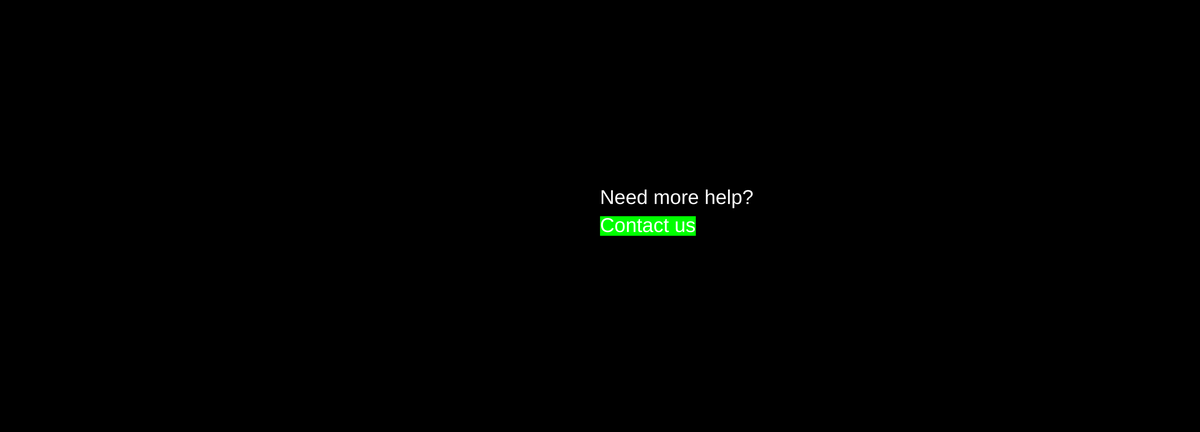
Frame 1 (no input)
Frame 60 (no input): identical to frame 1, image omitted
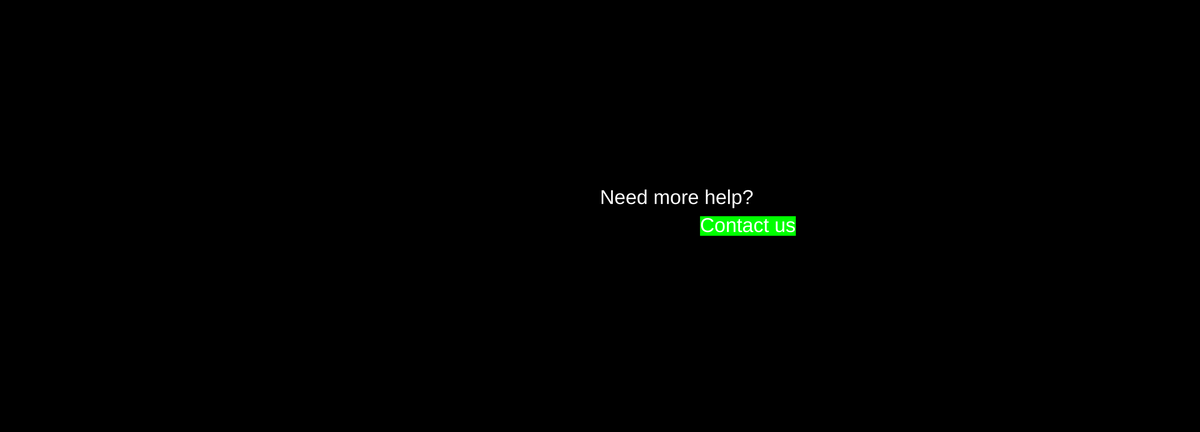
Frame 120 (the mouse pressed at the canvas centre since frame 60)

The p5.js sketch that drew these frames (run headless with seeded random() and noise() and a simulated clock; from frame 60 on, the mouse is pressed at the canvas centre):

// p5.js sketch
// ── sketch.js
function setup()
{
    createCanvas(3000,1080);
   
}

function draw()
{
 background(0);
 
 fill(255);
 textSize(50);
 text("Need more help?",width/2,height/2 - 30);
    
    if(dist(mouseX, mouseY, width/2, height/2) < 300)
    {
        fill(0,255,0);
        rect(mouseX + 250,height/2,240,50);
        fill(255);
        textSize(50);
        text("Contact us", mouseX + 250, height/2 + 40);
    }
    
  else
    {
        fill(0,255,0);
        rect(width/2,height/2,240,50);
        fill(255);
        textSize(50);
        text("Contact us", width/2, height/2 + 40);
    }

}
    
    
